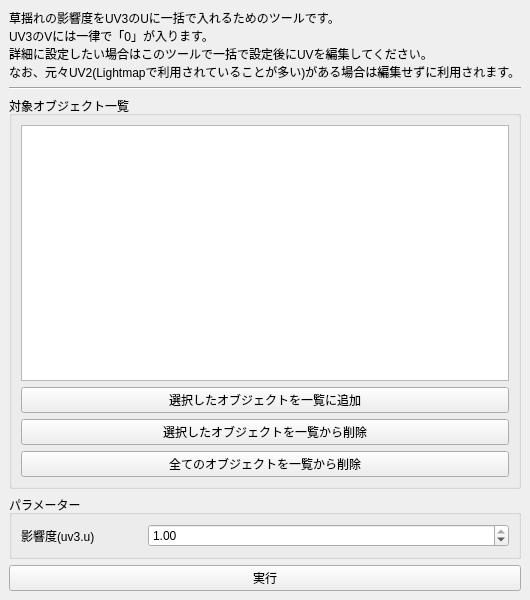
<?xml version="1.0" encoding="UTF-8"?>
<ui version="4.0">
 <class>MainWindow</class>
 <widget class="QMainWindow" name="MainWindow">
  <property name="geometry">
   <rect>
    <x>0</x>
    <y>0</y>
    <width>500</width>
    <height>600</height>
   </rect>
  </property>
  <property name="windowTitle">
   <string>草揺れ影響度一括設定ツール</string>
  </property>
  <widget class="QWidget" name="centralwidget">
   <layout class="QVBoxLayout" name="verticalLayout">
    <item>
     <widget class="QLabel" name="label_3">
      <property name="text">
       <string>草揺れの影響度をUV3のUに一括で入れるためのツールです。
UV3のVには一律で「0」が入ります。
詳細に設定したい場合はこのツールで一括で設定後にUVを編集してください。
なお、元々UV2(Lightmapで利用されていることが多い)がある場合は編集せずに利用されます。</string>
      </property>
     </widget>
    </item>
    <item>
     <widget class="Line" name="line">
      <property name="orientation">
       <enum>Qt::Horizontal</enum>
      </property>
     </widget>
    </item>
    <item>
     <widget class="QGroupBox" name="groupBox_2">
      <property name="title">
       <string>対象オブジェクト一覧</string>
      </property>
      <layout class="QVBoxLayout" name="verticalLayout_3">
       <item>
        <widget class="QListView" name="targetObjectListView"/>
       </item>
       <item>
        <widget class="QPushButton" name="addTargetButton">
         <property name="text">
          <string>選択したオブジェクトを一覧に追加</string>
         </property>
        </widget>
       </item>
       <item>
        <widget class="QPushButton" name="deleteTargetButton">
         <property name="text">
          <string>選択したオブジェクトを一覧から削除</string>
         </property>
        </widget>
       </item>
       <item>
        <widget class="QPushButton" name="allDeleteTargetButton">
         <property name="text">
          <string>全てのオブジェクトを一覧から削除</string>
         </property>
        </widget>
       </item>
      </layout>
     </widget>
    </item>
    <item>
     <widget class="QGroupBox" name="groupBox">
      <property name="title">
       <string>パラメーター</string>
      </property>
      <layout class="QVBoxLayout" name="verticalLayout_2">
       <item>
        <layout class="QHBoxLayout" name="horizontalLayout" stretch="1,3">
         <item>
          <widget class="QLabel" name="label">
           <property name="text">
            <string>影響度(uv3.u)</string>
           </property>
          </widget>
         </item>
         <item>
          <widget class="QDoubleSpinBox" name="impactParamSpinBox">
           <property name="maximum">
            <double>1.000000000000000</double>
           </property>
           <property name="singleStep">
            <double>0.010000000000000</double>
           </property>
           <property name="value">
            <double>1.000000000000000</double>
           </property>
          </widget>
         </item>
        </layout>
       </item>
      </layout>
     </widget>
    </item>
    <item>
     <widget class="QPushButton" name="execButton">
      <property name="text">
       <string>実行</string>
      </property>
     </widget>
    </item>
   </layout>
  </widget>
 </widget>
 <resources/>
 <connections/>
</ui>
